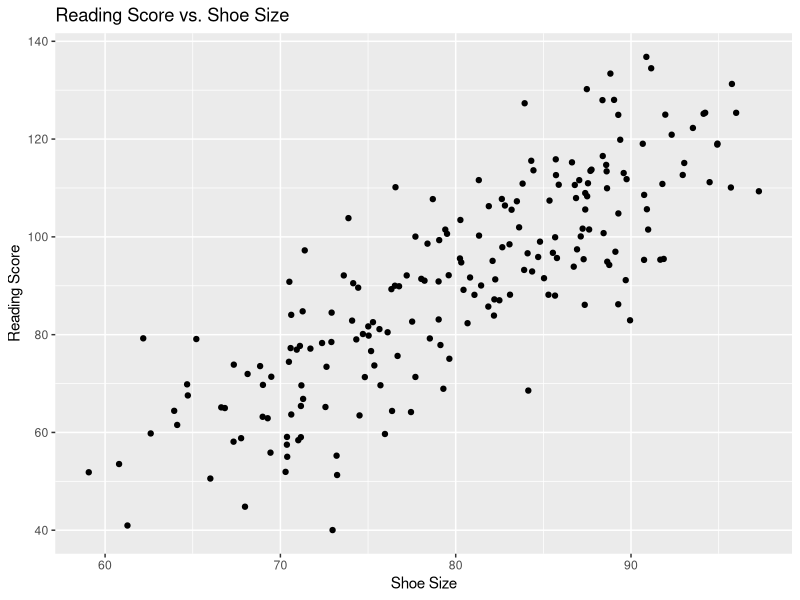
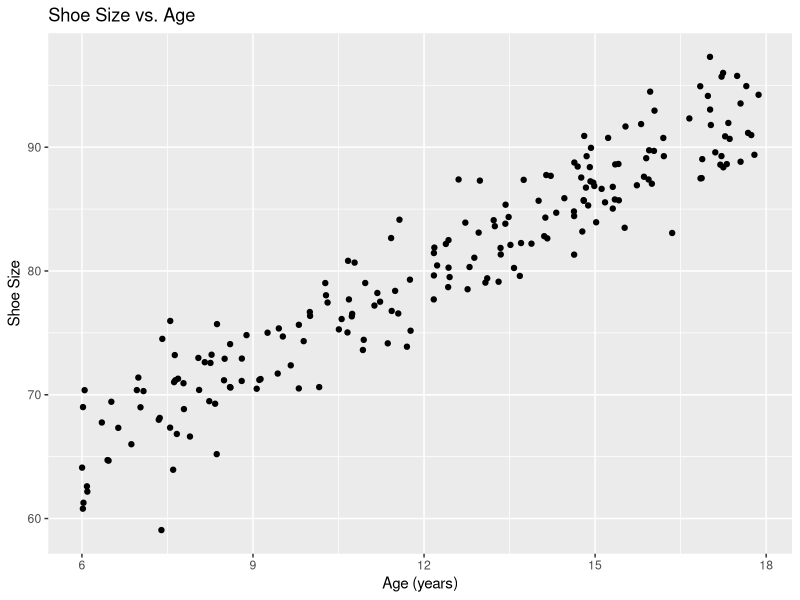
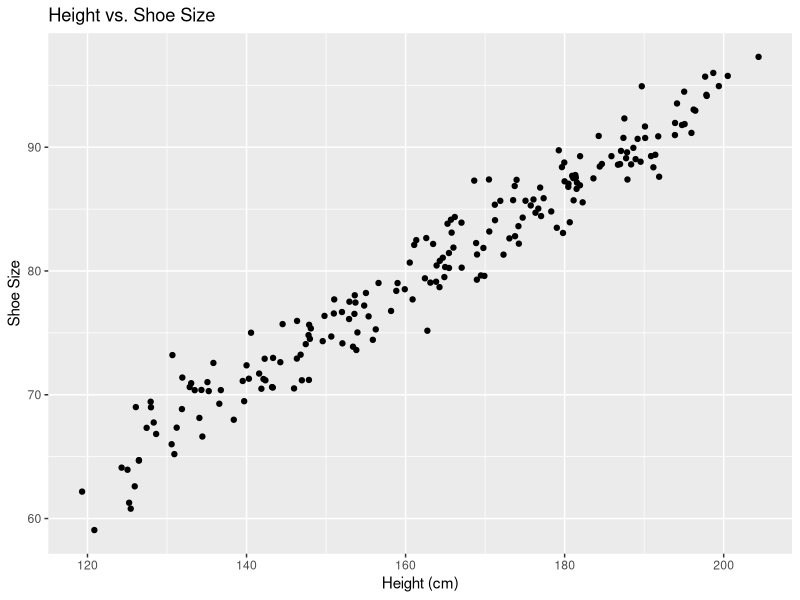

These charts were generated, in order, by the following R code:
## ---- chunk 1
library(tidyverse)
library(broom)
set.seed(42)

# 1. Generate data
n <- 200
df <- tibble(
  Age = runif(n, 6, 18),                # ages between 6 and 18 years
  Height = 90 + 6 * Age + rnorm(n, 0, 5),   # height increases with age
  ShoeSize = 15 + 0.4 * Height + rnorm(n, 0, 2), # shoe size correlates with height
  ReadingScore = 30 + 5 * Age + rnorm(n, 0, 10)  # reading ability increases with age
)
## ---- chunk 2
df %>%
  select(Age, Height, ShoeSize, ReadingScore) %>%
  cor() %>%
  round(2)
## ---- chunk 3
# Plot: ShoeSize vs ReadingScore
ggplot(df, aes(x = ShoeSize, y = ReadingScore)) +
  geom_point() +
  labs(title = 'Reading Score vs. Shoe Size', x = 'Shoe Size', y = 'Reading Score')
## ---- chunk 4
ggplot(df, aes(x = Age, y = ShoeSize)) +
  geom_point() +
  labs(title = 'Shoe Size vs. Age', x = 'Age (years)', y = 'Shoe Size')
## ---- chunk 5
model_adjusted <- lm(ReadingScore ~ ShoeSize + Age, data = df)
tidy(model_adjusted)
## ---- chunk 6
ggplot(df, aes(x = Height, y = ShoeSize)) +
  geom_point() +
  labs(title = 'Height vs. Shoe Size', x = 'Height (cm)', y = 'Shoe Size')
## ---- chunk 7
model_collinear <- lm(ReadingScore ~ ShoeSize + Height, data = df)
tidy(model_collinear)
## ---- chunk 8
model_full <- lm(ReadingScore ~ ShoeSize + Height + Age, data = df)
summary(model_full)
## ---- chunk 9
bind_rows(
  tidy(lm(ReadingScore ~ ShoeSize, df))       %>% mutate(model = '1. ShoeSize only'),
  tidy(model_adjusted)                       %>% mutate(model = '2. + Age'),
  tidy(model_collinear)                      %>% mutate(model = '3. ShoeSize + Height'),
  tidy(model_full)                           %>% mutate(model = '4. Full model')
) %>%
  select(model, term, estimate, std.error, statistic, p.value) %>%
  print(n = Inf)
